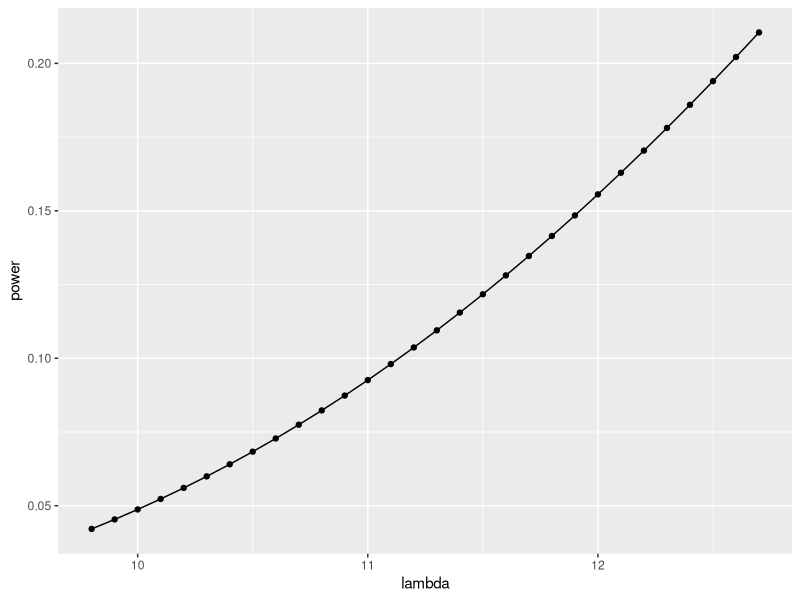
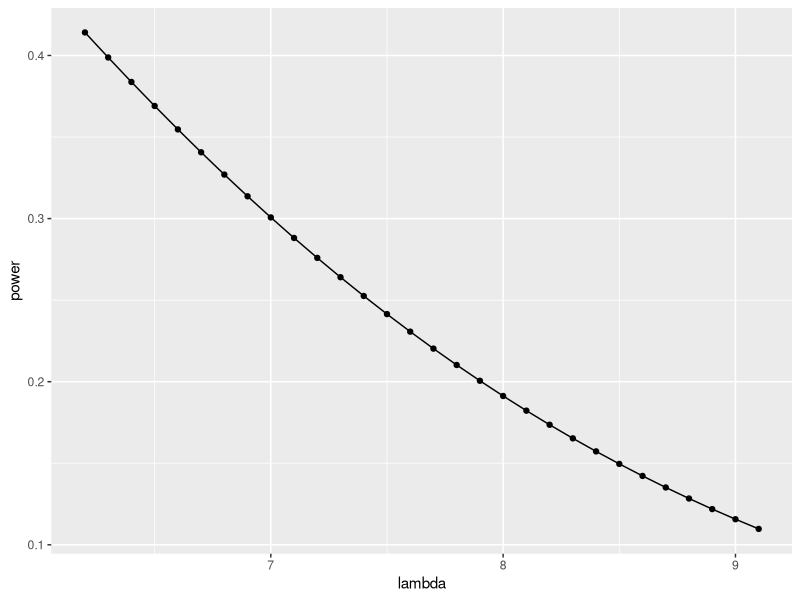

R code for these plots, in order:
#Programming in R for case 1-
library('ggplot2')
k1=qpois(0.95,9.5)
k1	
lambda=seq(from=9.8, by=0.1, length.out=30)
power=mat.or.vec(30,1)
for(i in 1:30){
  power[i]=1-ppois(15,lambda[i])}
power	
Table=data.frame(lambda,power)
Table
View(Table)
ggplot(data=Table,mapping=aes(x=lambda,y=power))+geom_point()+geom_line()
data.frame(lambda)
data.frame(power)



#Programming in R for case 2-
library('ggplot2')
k2=6
k2_1=5
lambda=seq(from=6.2, by=0.1, length.out=30)
power=mat.or.vec(30,1)
for(i in 1:30){
  power[i]=ppois(k2_1,lambda[i])}
power	
Table=data.frame(lambda,power)
Table
View(Table)
ggplot(data=Table,mapping=aes(x=lambda,y=power))+geom_point()+geom_line()
data.frame(lambda)
data.frame(power)

